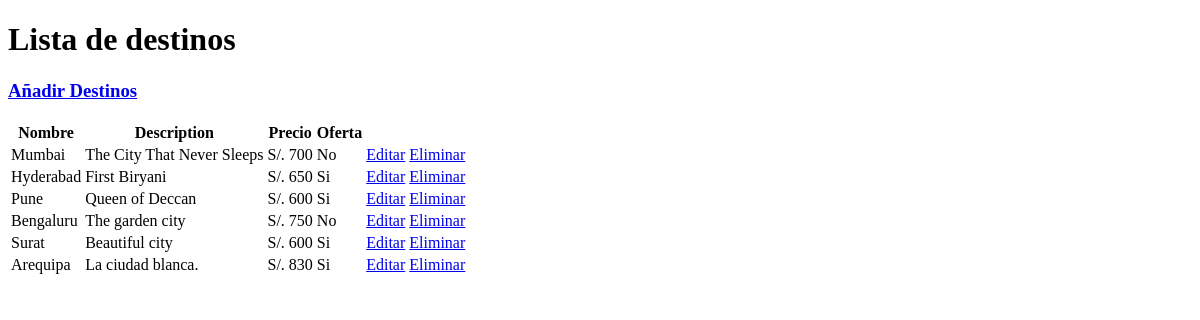
Page /lista_destinos (signed in) on the earlier database version.
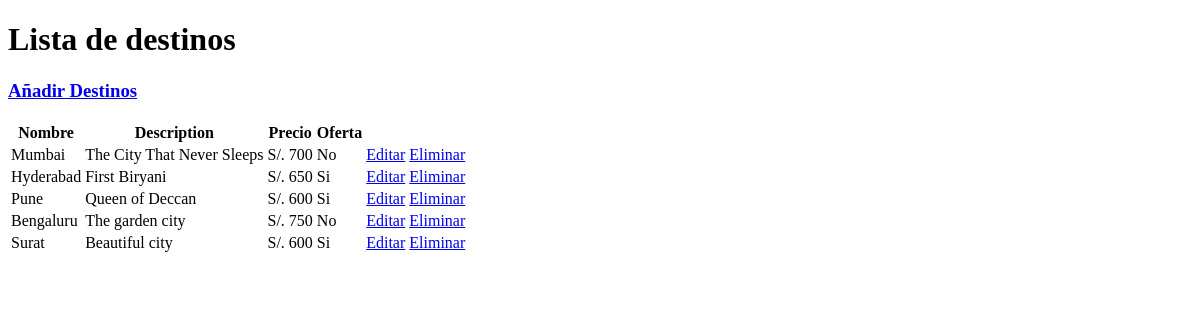
Same page on the later database version.
### travello/models.py (models this page shows)
class DestinosTuristicos(models.Model):
    nombreCiudad = models.CharField(max_length=100)
    imagenCiudad = models.ImageField(upload_to='pics')
    descripcionCiudad = models.TextField()
    precioTour = models.IntegerField()
    ofertaTour = models.BooleanField(default=False)

### travello/views.py (the view)
# urls.py: path('lista_destinos', views.lista_destinos, name='lista_destinos'),
def lista_destinos(request):
    if not request.user.is_authenticated or not request.user.is_superuser:
        return redirect('index')
    dests = DestinosTuristicos.objects.all()
    return render(request, 'lista_destinos.html', {'dests': dests})

### templates/lista_destinos.html
{% extends 'base.html' %}
{% block content %}
    <h1>Lista de destinos</h1>
    <h3><a href="/travello/añadir_destinos">Añadir Destinos</a></h3>
    <table>
        <thead>
            <tr>
                <th>Nombre</th>
                <th>Description</th>
                <th>Precio</th>
                <th>Oferta</th>
                <th></th>
            </tr>
        </thead>
        <tbody>
            {% for dest in dests %}
            <tr>
                <td>{{ dest.nombreCiudad }}</td>
                <td>{{ dest.descripcionCiudad }}</td>
                <td>S/. {{ dest.precioTour }}</td>
                {% if dest.ofertaTour %}
                    <td>Si</td>
                {% else %}
                    <td>No</td>
                {% endif %}
                <td>
                    <a href="/travello/editar_destinos/{{ dest.id }}">Editar</a>
                    <a href="/travello/eliminar_destinos/{{ dest.id }}">Eliminar</a>
                </td>
            </tr>
            {% endfor %}
        </tbody>
    </table>
{% endblock %}

Differences in the rows shown:
removed DestinosTuristicos: nombreCiudad "Arequipa", descripcionCiudad "La ciudad blanca.", precioTour "830", ofertaTour "Si"
